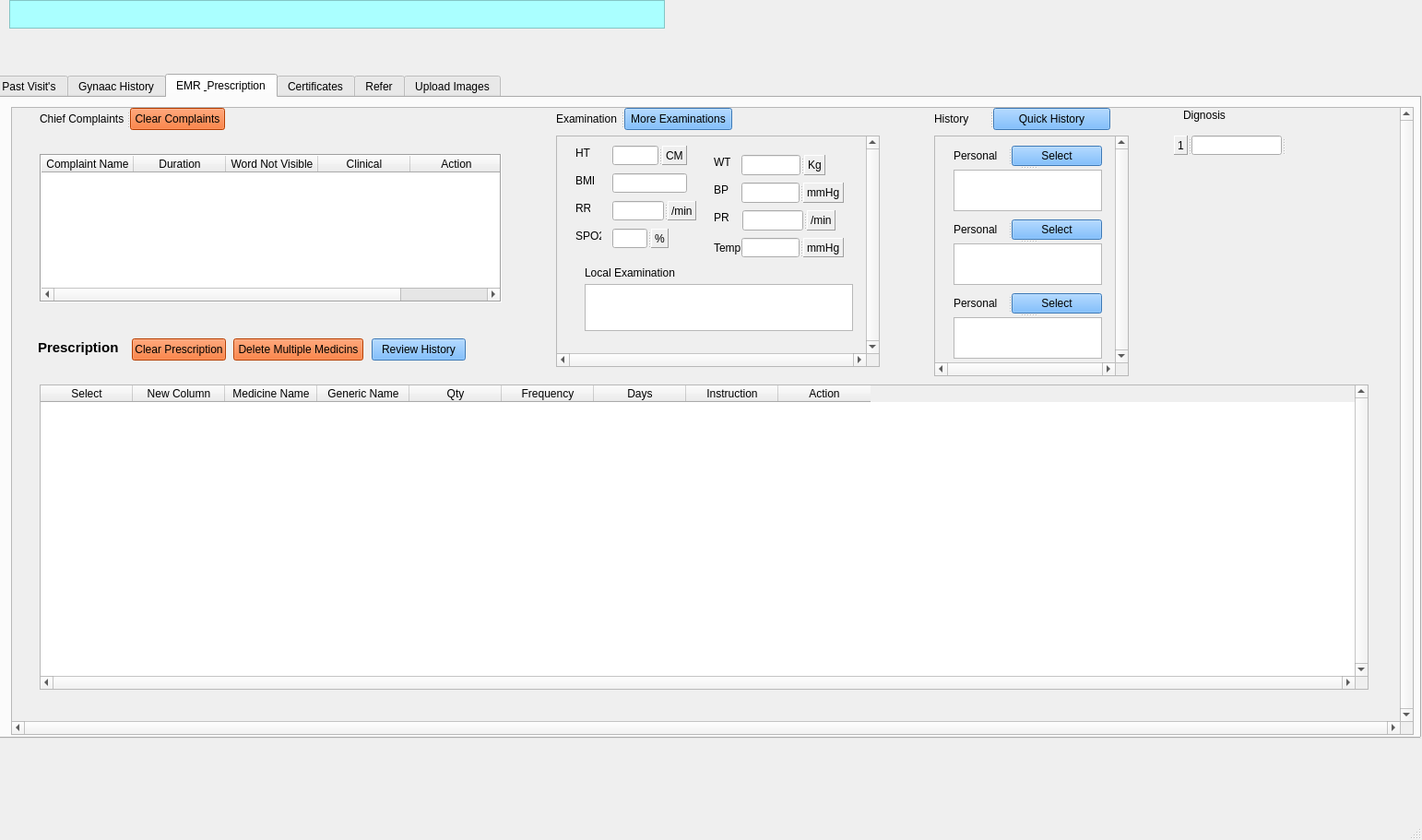
<?xml version="1.0" encoding="UTF-8"?>
<ui version="4.0">
 <class>MainWindow</class>
 <widget class="QMainWindow" name="MainWindow">
  <property name="geometry">
   <rect>
    <x>0</x>
    <y>0</y>
    <width>1542</width>
    <height>911</height>
   </rect>
  </property>
  <property name="windowTitle">
   <string>MainWindow</string>
  </property>
  <widget class="QWidget" name="centralwidget">
   <widget class="QTextBrowser" name="textBrowser">
    <property name="geometry">
     <rect>
      <x>10</x>
      <y>0</y>
      <width>711</width>
      <height>31</height>
     </rect>
    </property>
    <property name="styleSheet">
     <string notr="true">background-color: rgb(170, 255, 255);</string>
    </property>
   </widget>
   <widget class="QTabWidget" name="upload_tab">
    <property name="geometry">
     <rect>
      <x>-10</x>
      <y>80</y>
      <width>1551</width>
      <height>721</height>
     </rect>
    </property>
    <property name="focusPolicy">
     <enum>Qt::TabFocus</enum>
    </property>
    <property name="tabShape">
     <enum>QTabWidget::Rounded</enum>
    </property>
    <property name="currentIndex">
     <number>2</number>
    </property>
    <widget class="QWidget" name="tab_7">
     <attribute name="title">
      <string>Past Visit's</string>
     </attribute>
    </widget>
    <widget class="QWidget" name="tab_8">
     <attribute name="title">
      <string>Gynaac History</string>
     </attribute>
    </widget>
    <widget class="QWidget" name="tab_9">
     <attribute name="title">
      <string>EMR &amp; Prescription</string>
     </attribute>
     <widget class="QScrollArea" name="scrollArea_3">
      <property name="geometry">
       <rect>
        <x>20</x>
        <y>10</y>
        <width>1521</width>
        <height>681</height>
       </rect>
      </property>
      <property name="verticalScrollBarPolicy">
       <enum>Qt::ScrollBarAlwaysOn</enum>
      </property>
      <property name="horizontalScrollBarPolicy">
       <enum>Qt::ScrollBarAlwaysOn</enum>
      </property>
      <property name="sizeAdjustPolicy">
       <enum>QAbstractScrollArea::AdjustToContentsOnFirstShow</enum>
      </property>
      <property name="widgetResizable">
       <bool>true</bool>
      </property>
      <widget class="QWidget" name="scrollAreaWidgetContents_6">
       <property name="geometry">
        <rect>
         <x>0</x>
         <y>0</y>
         <width>1502</width>
         <height>662</height>
        </rect>
       </property>
       <widget class="QLabel" name="label_46">
        <property name="geometry">
         <rect>
          <x>1270</x>
          <y>0</y>
          <width>49</width>
          <height>16</height>
         </rect>
        </property>
        <property name="text">
         <string>Dignosis</string>
        </property>
       </widget>
       <widget class="QSplitter" name="splitter_17">
        <property name="geometry">
         <rect>
          <x>30</x>
          <y>0</y>
          <width>201</width>
          <height>24</height>
         </rect>
        </property>
        <property name="orientation">
         <enum>Qt::Horizontal</enum>
        </property>
        <widget class="QLabel" name="label_47">
         <property name="text">
          <string>Chief Complaints</string>
         </property>
        </widget>
        <widget class="QPushButton" name="pushButton_13">
         <property name="styleSheet">
          <string notr="true">background-color: rgb(255, 85, 0);</string>
         </property>
         <property name="text">
          <string>Clear Complaints</string>
         </property>
        </widget>
       </widget>
       <widget class="QScrollArea" name="scrollArea_4">
        <property name="geometry">
         <rect>
          <x>590</x>
          <y>30</y>
          <width>351</width>
          <height>251</height>
         </rect>
        </property>
        <property name="verticalScrollBarPolicy">
         <enum>Qt::ScrollBarAlwaysOn</enum>
        </property>
        <property name="horizontalScrollBarPolicy">
         <enum>Qt::ScrollBarAlwaysOn</enum>
        </property>
        <property name="sizeAdjustPolicy">
         <enum>QAbstractScrollArea::AdjustToContents</enum>
        </property>
        <property name="widgetResizable">
         <bool>true</bool>
        </property>
        <widget class="QWidget" name="scrollAreaWidgetContents_7">
         <property name="geometry">
          <rect>
           <x>0</x>
           <y>0</y>
           <width>332</width>
           <height>232</height>
          </rect>
         </property>
         <widget class="QLabel" name="label_50">
          <property name="geometry">
           <rect>
            <x>170</x>
            <y>20</y>
            <width>18</width>
            <height>16</height>
           </rect>
          </property>
          <property name="text">
           <string>WT</string>
          </property>
         </widget>
         <widget class="QLabel" name="label_51">
          <property name="geometry">
           <rect>
            <x>170</x>
            <y>80</y>
            <width>29</width>
            <height>16</height>
           </rect>
          </property>
          <property name="sizePolicy">
           <sizepolicy hsizetype="Preferred" vsizetype="Preferred">
            <horstretch>0</horstretch>
            <verstretch>0</verstretch>
           </sizepolicy>
          </property>
          <property name="text">
           <string>PR</string>
          </property>
         </widget>
         <widget class="QLabel" name="label_52">
          <property name="geometry">
           <rect>
            <x>170</x>
            <y>110</y>
            <width>29</width>
            <height>21</height>
           </rect>
          </property>
          <property name="text">
           <string>Temp</string>
          </property>
         </widget>
         <widget class="QLabel" name="label_53">
          <property name="geometry">
           <rect>
            <x>30</x>
            <y>140</y>
            <width>101</width>
            <height>16</height>
           </rect>
          </property>
          <property name="text">
           <string>Local Examination</string>
          </property>
         </widget>
         <widget class="QTextBrowser" name="textBrowser_10">
          <property name="geometry">
           <rect>
            <x>30</x>
            <y>160</y>
            <width>291</width>
            <height>51</height>
           </rect>
          </property>
         </widget>
         <widget class="QLabel" name="label_54">
          <property name="geometry">
           <rect>
            <x>20</x>
            <y>100</y>
            <width>28</width>
            <height>16</height>
           </rect>
          </property>
          <property name="text">
           <string>SPO2</string>
          </property>
         </widget>
         <widget class="QLabel" name="label_55">
          <property name="geometry">
           <rect>
            <x>20</x>
            <y>70</y>
            <width>16</width>
            <height>16</height>
           </rect>
          </property>
          <property name="text">
           <string>RR</string>
          </property>
         </widget>
         <widget class="QLineEdit" name="lineEdit_19">
          <property name="geometry">
           <rect>
            <x>60</x>
            <y>40</y>
            <width>81</width>
            <height>21</height>
           </rect>
          </property>
         </widget>
         <widget class="QLabel" name="label_56">
          <property name="geometry">
           <rect>
            <x>20</x>
            <y>40</y>
            <width>21</width>
            <height>16</height>
           </rect>
          </property>
          <property name="text">
           <string>BMI</string>
          </property>
         </widget>
         <widget class="QLabel" name="label_57">
          <property name="geometry">
           <rect>
            <x>20</x>
            <y>10</y>
            <width>16</width>
            <height>16</height>
           </rect>
          </property>
          <property name="text">
           <string>HT</string>
          </property>
         </widget>
         <widget class="QSplitter" name="splitter_25">
          <property name="geometry">
           <rect>
            <x>60</x>
            <y>100</y>
            <width>61</width>
            <height>21</height>
           </rect>
          </property>
          <property name="orientation">
           <enum>Qt::Horizontal</enum>
          </property>
          <widget class="QLineEdit" name="lineEdit_20"/>
          <widget class="QLabel" name="label_58">
           <property name="frameShape">
            <enum>QFrame::Panel</enum>
           </property>
           <property name="frameShadow">
            <enum>QFrame::Raised</enum>
           </property>
           <property name="text">
            <string>%</string>
           </property>
          </widget>
         </widget>
         <widget class="QSplitter" name="splitter_32">
          <property name="geometry">
           <rect>
            <x>60</x>
            <y>70</y>
            <width>91</width>
            <height>21</height>
           </rect>
          </property>
          <property name="orientation">
           <enum>Qt::Horizontal</enum>
          </property>
          <widget class="QLineEdit" name="lineEdit_21"/>
          <widget class="QLabel" name="label_59">
           <property name="frameShape">
            <enum>QFrame::Panel</enum>
           </property>
           <property name="frameShadow">
            <enum>QFrame::Raised</enum>
           </property>
           <property name="text">
            <string>/min</string>
           </property>
          </widget>
         </widget>
         <widget class="QSplitter" name="splitter_33">
          <property name="geometry">
           <rect>
            <x>60</x>
            <y>10</y>
            <width>81</width>
            <height>21</height>
           </rect>
          </property>
          <property name="orientation">
           <enum>Qt::Horizontal</enum>
          </property>
          <widget class="QLineEdit" name="lineEdit_22"/>
          <widget class="QLabel" name="label_60">
           <property name="frameShape">
            <enum>QFrame::Panel</enum>
           </property>
           <property name="frameShadow">
            <enum>QFrame::Raised</enum>
           </property>
           <property name="text">
            <string>CM</string>
           </property>
          </widget>
         </widget>
         <widget class="QLabel" name="label_61">
          <property name="geometry">
           <rect>
            <x>170</x>
            <y>50</y>
            <width>29</width>
            <height>16</height>
           </rect>
          </property>
          <property name="sizePolicy">
           <sizepolicy hsizetype="Preferred" vsizetype="Preferred">
            <horstretch>0</horstretch>
            <verstretch>0</verstretch>
           </sizepolicy>
          </property>
          <property name="text">
           <string>BP</string>
          </property>
         </widget>
         <widget class="QSplitter" name="splitter_34">
          <property name="geometry">
           <rect>
            <x>200</x>
            <y>20</y>
            <width>91</width>
            <height>22</height>
           </rect>
          </property>
          <property name="orientation">
           <enum>Qt::Horizontal</enum>
          </property>
          <widget class="QLineEdit" name="lineEdit_23"/>
          <widget class="QLabel" name="label_62">
           <property name="frameShape">
            <enum>QFrame::Panel</enum>
           </property>
           <property name="frameShadow">
            <enum>QFrame::Raised</enum>
           </property>
           <property name="text">
            <string>Kg</string>
           </property>
          </widget>
         </widget>
         <widget class="QSplitter" name="splitter_35">
          <property name="geometry">
           <rect>
            <x>200</x>
            <y>50</y>
            <width>111</width>
            <height>22</height>
           </rect>
          </property>
          <property name="orientation">
           <enum>Qt::Horizontal</enum>
          </property>
          <widget class="QLineEdit" name="lineEdit_24"/>
          <widget class="QLabel" name="label_63">
           <property name="frameShape">
            <enum>QFrame::Panel</enum>
           </property>
           <property name="frameShadow">
            <enum>QFrame::Raised</enum>
           </property>
           <property name="text">
            <string>mmHg</string>
           </property>
          </widget>
         </widget>
         <widget class="QSplitter" name="splitter_36">
          <property name="geometry">
           <rect>
            <x>201</x>
            <y>80</y>
            <width>101</width>
            <height>22</height>
           </rect>
          </property>
          <property name="orientation">
           <enum>Qt::Horizontal</enum>
          </property>
          <widget class="QLineEdit" name="lineEdit_25"/>
          <widget class="QLabel" name="label_64">
           <property name="frameShape">
            <enum>QFrame::Panel</enum>
           </property>
           <property name="frameShadow">
            <enum>QFrame::Raised</enum>
           </property>
           <property name="text">
            <string>/min</string>
           </property>
          </widget>
         </widget>
         <widget class="QSplitter" name="splitter_37">
          <property name="geometry">
           <rect>
            <x>200</x>
            <y>110</y>
            <width>111</width>
            <height>21</height>
           </rect>
          </property>
          <property name="orientation">
           <enum>Qt::Horizontal</enum>
          </property>
          <widget class="QLineEdit" name="lineEdit_26"/>
          <widget class="QLabel" name="label_65">
           <property name="frameShape">
            <enum>QFrame::Panel</enum>
           </property>
           <property name="frameShadow">
            <enum>QFrame::Raised</enum>
           </property>
           <property name="text">
            <string>mmHg</string>
           </property>
          </widget>
         </widget>
        </widget>
       </widget>
       <widget class="QSplitter" name="splitter_38">
        <property name="geometry">
         <rect>
          <x>590</x>
          <y>0</y>
          <width>191</width>
          <height>24</height>
         </rect>
        </property>
        <property name="orientation">
         <enum>Qt::Horizontal</enum>
        </property>
        <widget class="QLabel" name="label_66">
         <property name="text">
          <string>Examination</string>
         </property>
        </widget>
        <widget class="QPushButton" name="pushButton_15">
         <property name="styleSheet">
          <string notr="true">background-color: rgb(85, 170, 255);</string>
         </property>
         <property name="text">
          <string>More Examinations</string>
         </property>
        </widget>
       </widget>
       <widget class="QSplitter" name="splitter_39">
        <property name="geometry">
         <rect>
          <x>1000</x>
          <y>0</y>
          <width>191</width>
          <height>24</height>
         </rect>
        </property>
        <property name="orientation">
         <enum>Qt::Horizontal</enum>
        </property>
        <widget class="QLabel" name="label_67">
         <property name="text">
          <string>History</string>
         </property>
        </widget>
        <widget class="QPushButton" name="pushButton_16">
         <property name="styleSheet">
          <string notr="true">background-color: rgb(85, 170, 255);</string>
         </property>
         <property name="text">
          <string>Quick History</string>
         </property>
        </widget>
       </widget>
       <widget class="QScrollArea" name="scrollArea_5">
        <property name="geometry">
         <rect>
          <x>1000</x>
          <y>30</y>
          <width>211</width>
          <height>261</height>
         </rect>
        </property>
        <property name="verticalScrollBarPolicy">
         <enum>Qt::ScrollBarAlwaysOn</enum>
        </property>
        <property name="horizontalScrollBarPolicy">
         <enum>Qt::ScrollBarAlwaysOn</enum>
        </property>
        <property name="sizeAdjustPolicy">
         <enum>QAbstractScrollArea::AdjustToContents</enum>
        </property>
        <property name="widgetResizable">
         <bool>true</bool>
        </property>
        <widget class="QWidget" name="scrollAreaWidgetContents_8">
         <property name="geometry">
          <rect>
           <x>0</x>
           <y>0</y>
           <width>192</width>
           <height>242</height>
          </rect>
         </property>
         <widget class="QSplitter" name="splitter_40">
          <property name="geometry">
           <rect>
            <x>20</x>
            <y>90</y>
            <width>161</width>
            <height>71</height>
           </rect>
          </property>
          <property name="orientation">
           <enum>Qt::Vertical</enum>
          </property>
          <widget class="QSplitter" name="splitter_41">
           <property name="orientation">
            <enum>Qt::Horizontal</enum>
           </property>
           <widget class="QLabel" name="label_68">
            <property name="text">
             <string>Personal</string>
            </property>
           </widget>
           <widget class="QPushButton" name="pushButton_17">
            <property name="styleSheet">
             <string notr="true">background-color: rgb(85, 170, 255);</string>
            </property>
            <property name="text">
             <string>Select</string>
            </property>
           </widget>
          </widget>
          <widget class="QTextBrowser" name="textBrowser_11"/>
         </widget>
         <widget class="QSplitter" name="splitter_42">
          <property name="geometry">
           <rect>
            <x>20</x>
            <y>170</y>
            <width>161</width>
            <height>71</height>
           </rect>
          </property>
          <property name="orientation">
           <enum>Qt::Vertical</enum>
          </property>
          <widget class="QSplitter" name="splitter_43">
           <property name="orientation">
            <enum>Qt::Horizontal</enum>
           </property>
           <widget class="QLabel" name="label_69">
            <property name="text">
             <string>Personal</string>
            </property>
           </widget>
           <widget class="QPushButton" name="pushButton_18">
            <property name="styleSheet">
             <string notr="true">background-color: rgb(85, 170, 255);</string>
            </property>
            <property name="text">
             <string>Select</string>
            </property>
           </widget>
          </widget>
          <widget class="QTextBrowser" name="textBrowser_12"/>
         </widget>
         <widget class="QSplitter" name="splitter_44">
          <property name="geometry">
           <rect>
            <x>20</x>
            <y>10</y>
            <width>161</width>
            <height>71</height>
           </rect>
          </property>
          <property name="orientation">
           <enum>Qt::Vertical</enum>
          </property>
          <widget class="QSplitter" name="splitter_45">
           <property name="orientation">
            <enum>Qt::Horizontal</enum>
           </property>
           <widget class="QLabel" name="label_70">
            <property name="text">
             <string>Personal</string>
            </property>
           </widget>
           <widget class="QPushButton" name="pushButton_19">
            <property name="styleSheet">
             <string notr="true">background-color: rgb(85, 170, 255);</string>
            </property>
            <property name="text">
             <string>Select</string>
            </property>
           </widget>
          </widget>
          <widget class="QTextBrowser" name="textBrowser_13"/>
         </widget>
        </widget>
       </widget>
       <widget class="QTableWidget" name="tableComplaint">
        <property name="geometry">
         <rect>
          <x>30</x>
          <y>50</y>
          <width>501</width>
          <height>161</height>
         </rect>
        </property>
        <property name="frameShape">
         <enum>QFrame::Box</enum>
        </property>
        <property name="alternatingRowColors">
         <bool>true</bool>
        </property>
        <property name="iconSize">
         <size>
          <width>0</width>
          <height>0</height>
         </size>
        </property>
        <property name="gridStyle">
         <enum>Qt::SolidLine</enum>
        </property>
        <property name="sortingEnabled">
         <bool>false</bool>
        </property>
        <attribute name="verticalHeaderVisible">
         <bool>true</bool>
        </attribute>
        <attribute name="verticalHeaderCascadingSectionResizes">
         <bool>true</bool>
        </attribute>
        <attribute name="verticalHeaderShowSortIndicator" stdset="0">
         <bool>true</bool>
        </attribute>
        <column>
         <property name="text">
          <string>Complaint Name</string>
         </property>
        </column>
        <column>
         <property name="text">
          <string>Duration</string>
         </property>
        </column>
        <column>
         <property name="text">
          <string>Word Not Visible</string>
         </property>
        </column>
        <column>
         <property name="text">
          <string>Clinical</string>
         </property>
        </column>
        <column>
         <property name="text">
          <string>Action</string>
         </property>
        </column>
       </widget>
       <widget class="QLabel" name="label_71">
        <property name="geometry">
         <rect>
          <x>28</x>
          <y>250</y>
          <width>91</width>
          <height>20</height>
         </rect>
        </property>
        <property name="font">
         <font>
          <pointsize>11</pointsize>
          <bold>true</bold>
         </font>
        </property>
        <property name="text">
         <string>Prescription</string>
        </property>
       </widget>
       <widget class="QPushButton" name="pushButton_21">
        <property name="geometry">
         <rect>
          <x>130</x>
          <y>250</y>
          <width>102</width>
          <height>24</height>
         </rect>
        </property>
        <property name="styleSheet">
         <string notr="true">background-color: rgb(255, 85, 0);</string>
        </property>
        <property name="text">
         <string>Clear Prescription</string>
        </property>
       </widget>
       <widget class="QPushButton" name="pushButton_22">
        <property name="geometry">
         <rect>
          <x>240</x>
          <y>250</y>
          <width>141</width>
          <height>24</height>
         </rect>
        </property>
        <property name="styleSheet">
         <string notr="true">background-color: rgb(255, 85, 0);</string>
        </property>
        <property name="text">
         <string>Delete Multiple Medicins</string>
        </property>
       </widget>
       <widget class="QPushButton" name="pushButton_23">
        <property name="geometry">
         <rect>
          <x>390</x>
          <y>250</y>
          <width>102</width>
          <height>24</height>
         </rect>
        </property>
        <property name="styleSheet">
         <string notr="true">background-color: rgb(85, 170, 255);</string>
        </property>
        <property name="text">
         <string>Review History</string>
        </property>
       </widget>
       <widget class="QTableWidget" name="tableWidget_2">
        <property name="geometry">
         <rect>
          <x>30</x>
          <y>300</y>
          <width>1441</width>
          <height>331</height>
         </rect>
        </property>
        <property name="verticalScrollBarPolicy">
         <enum>Qt::ScrollBarAlwaysOn</enum>
        </property>
        <property name="horizontalScrollBarPolicy">
         <enum>Qt::ScrollBarAlwaysOn</enum>
        </property>
        <property name="sizeAdjustPolicy">
         <enum>QAbstractScrollArea::AdjustToContents</enum>
        </property>
        <column>
         <property name="text">
          <string>Select</string>
         </property>
        </column>
        <column>
         <property name="text">
          <string>New Column</string>
         </property>
        </column>
        <column>
         <property name="text">
          <string>Medicine Name</string>
         </property>
         <property name="icon">
          <iconset>
           <normaloff>settings-icon.webp</normaloff>settings-icon.webp</iconset>
         </property>
        </column>
        <column>
         <property name="text">
          <string>Generic Name</string>
         </property>
        </column>
        <column>
         <property name="text">
          <string>Qty</string>
         </property>
        </column>
        <column>
         <property name="text">
          <string>Frequency</string>
         </property>
        </column>
        <column>
         <property name="text">
          <string>Days</string>
         </property>
        </column>
        <column>
         <property name="text">
          <string>Instruction</string>
         </property>
        </column>
        <column>
         <property name="text">
          <string>Action</string>
         </property>
        </column>
       </widget>
       <widget class="QSplitter" name="splitter_46">
        <property name="geometry">
         <rect>
          <x>1260</x>
          <y>30</y>
          <width>161</width>
          <height>21</height>
         </rect>
        </property>
        <property name="orientation">
         <enum>Qt::Horizontal</enum>
        </property>
        <widget class="QLabel" name="label_49">
         <property name="frameShape">
          <enum>QFrame::Panel</enum>
         </property>
         <property name="frameShadow">
          <enum>QFrame::Raised</enum>
         </property>
         <property name="text">
          <string>1</string>
         </property>
        </widget>
        <widget class="QLineEdit" name="lineEdit_18"/>
        <widget class="QPushButton" name="pushButton_20">
         <property name="text">
          <string/>
         </property>
         <property name="icon">
          <iconset>
           <normaloff>../images.jpg</normaloff>../images.jpg</iconset>
         </property>
         <property name="iconSize">
          <size>
           <width>25</width>
           <height>25</height>
          </size>
         </property>
         <property name="flat">
          <bool>true</bool>
         </property>
        </widget>
       </widget>
      </widget>
     </widget>
    </widget>
    <widget class="QWidget" name="tab_10">
     <attribute name="title">
      <string>Certificates</string>
     </attribute>
    </widget>
    <widget class="QWidget" name="tab_11">
     <attribute name="title">
      <string>Refer</string>
     </attribute>
    </widget>
    <widget class="QWidget" name="tab_12">
     <attribute name="title">
      <string>Upload Images</string>
     </attribute>
    </widget>
   </widget>
  </widget>
  <widget class="QMenuBar" name="menubar">
   <property name="geometry">
    <rect>
     <x>0</x>
     <y>0</y>
     <width>1542</width>
     <height>22</height>
    </rect>
   </property>
  </widget>
  <widget class="QStatusBar" name="statusbar"/>
 </widget>
 <resources/>
 <connections/>
</ui>
